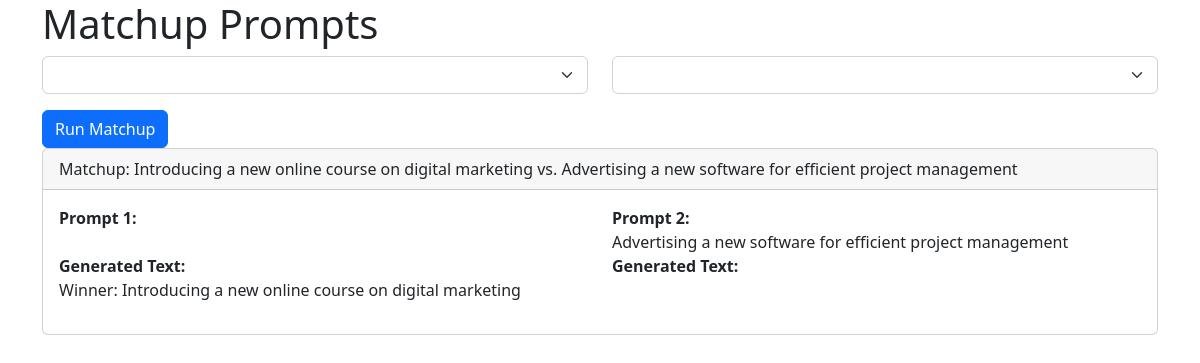
Screenshot of /prompts/3/matchup/ with the database file from the repository.
### prompts/models.py (models this page shows)
class Prompt(models.Model):
    text = models.TextField()
    created_at = models.DateTimeField(auto_now_add=True)

### prompts/views.py (the view)
# urls.py: path('prompts/<int:pk>/matchup/', views.prompt_matchup, name='prompt_matchup'),
def prompt_matchup(request, pk):
    try:
        prompt1 = Prompt.objects.get(pk=pk)
    except Prompt.DoesNotExist:
        raise Http404("Prompt does not exist")
    prompt2 = Prompt.objects.filter(pk__gt=pk).order_by('?').first()  # Randomly select a prompt with a higher PK
    winner_prompt = prompt1  # Placeholder for LLM-based winner determination
    update_elo_ratings(prompt1, prompt2, winner_prompt)
    context = {
        'prompt1': prompt1,
        'prompt2': prompt2,
        'winner_prompt': winner_prompt,
    }
    return render(request, 'prompts/matchup.html', context)

### prompts/views.py (called while the page is built)
def update_elo_ratings(prompt1, prompt2, winner_prompt):
    K = 32  # Adjust K-factor as needed (e.g., lower for more established prompts)
    default_elo = 1500  # Example default rating
    prompt1.elo_rating = prompt1.elo_rating if hasattr(prompt1, 'elo_rating') else default_elo
    prompt2.elo_rating = prompt2.elo_rating if hasattr(prompt2, 'elo_rating') else default_elo
    expected_score1 = 1 / (1 + 10**((prompt2.elo_rating - prompt1.elo_rating) / 400))
    expected_score2 = 1 - expected_score1
    new_rating1 = prompt1.elo_rating + K * (1 - expected_score1)
    new_rating2 = prompt2.elo_rating + K * (0 - expected_score2)
    prompt1.elo_rating = new_rating1
    prompt2.elo_rating = new_rating2
    prompt1.save()
    prompt2.save()

### prompts/templates/prompts/matchup.html (shortened to what this page needs)
<!DOCTYPE html>
<html>
<head>
  <link rel="stylesheet" href="https://cdn.jsdelivr.net/npm/bootstrap@5.2.2/dist/css/bootstrap.min.css">
</head>
<body>
  <div class="container">
    <h1>Matchup Prompts</h1>
    <form method="get">
      <div class="row mb-3">
        <div class="col">
          <select class="form-select" id="prompt1" name="prompt1">
          </select>
        </div>
        <div class="col">
          <select class="form-select" id="prompt2" name="prompt2">
          </select>
        </div>
      </div>
      <button type="submit" class="btn btn-primary">Run Matchup</button>
    </form>
    <div class="card mb-3">
        <div class="card-header">
          Matchup: {{ prompt1.text }} vs. {{ prompt2.text }}
        </div>
        <div class="card-body">
          <div class="row">
            <div class="col-6">
              <b>Prompt 1:</b><br>
              {{ prompt1_text }}<br>
              <b>Generated Text:</b><br>
            </div>
            <div class="col-6">
              <b>Prompt 2:</b><br>
              {{ prompt2.text }}<br>
              <b>Generated Text:</b><br>
            </div>
          </div>
          <p class="text-right">Winner: {{ winner_prompt.text }}</p>
        </div>
      </div>
  </div>
</body>
</html>

### rows the page displays
Prompt: text "Introducing a new online course on digital marketing"
Prompt: text "Advertising a new software for efficient project management"
